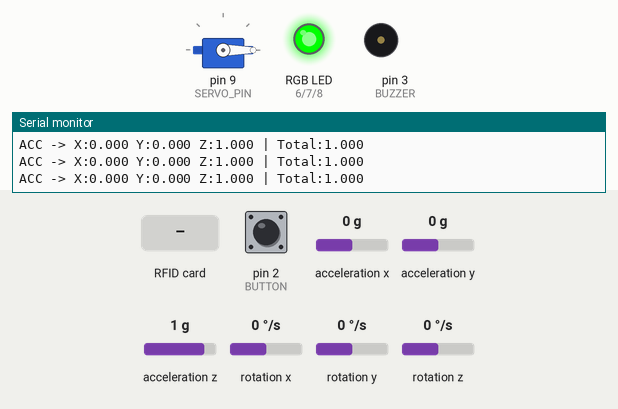
Bench run of a sketch on a simulated Arduino Uno, built with avr-gcc and run on an emulated ATmega328P. Shown: servo, an RGB LED mixed from three pins (HIGH = lit), buzzer (waves = sounding), the last lines printed to the serial monitor. Dashed ring = blinking. The inputs (shaded band) are chosen by the test bench; at power-on: acceleration x 0 g, pin 2 (BUTTON) HIGH, acceleration y 0 g, acceleration z 1 g, rotation x 0 °/s, rotation y 0 °/s, rotation z 0 °/s. Pins used as bus, display or sensor lines are not drawn.

Above: at 2.2 s.
2.3 s: RFID card 5E 7A 19 C4 held to the reader
At 3.4 s:
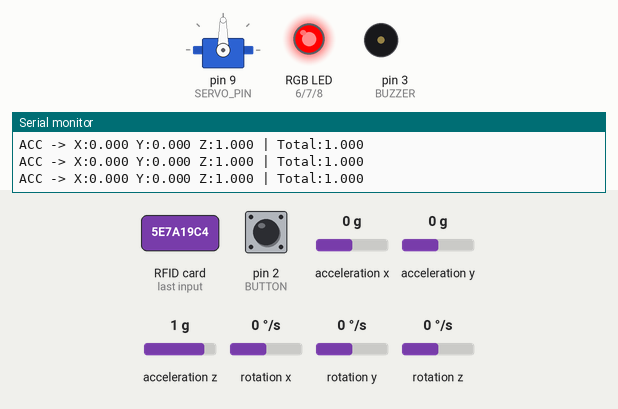
3.8 s: acceleration x set to -0.8 g
6.8 s: acceleration x set to -1.1 g
At 7.09 s:
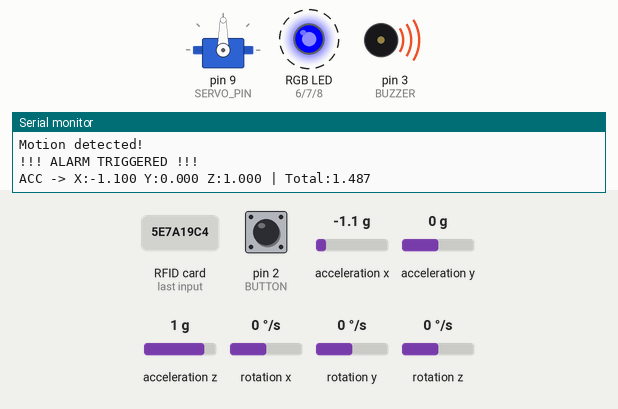
Timing chart, 0 to 15.8 s (numbered marks = the images above; inputs shaded):
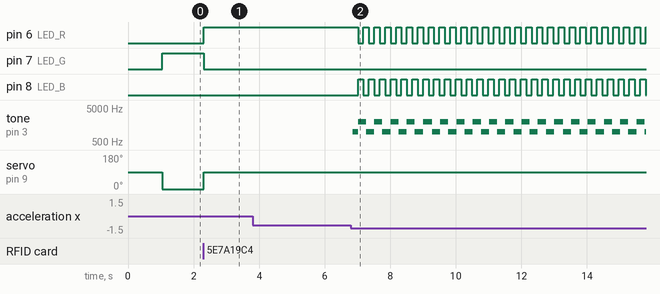

The sketch:

starter_code.ino
```cpp
/*
 * IBET Security Pouch — Arduino R4 Prototype (RFID + Motion + Logging)
 *
 * FEATURES:
 *  - RFID lock/unlock system
 *  - Servo locking mechanism
 *  - RGB status LED
 *  - Button-triggered alarm
 *  - Buzzer siren
 *  - MPU6050 motion detection (GY-87)
 *  - LIVE accelerometer logging to Serial Monitor
 */

#include <SPI.h>
#include <MFRC522.h>
#include <Servo.h>
#include <Wire.h>
#include <MPU6050_light.h>
#include <math.h>

// ── RFID ─────────────────────────────────────────────
#define SS_PIN    10
#define RST_PIN    5

// ── Outputs ──────────────────────────────────────────
#define SERVO_PIN  9
#define LED_R      6
#define LED_G      7
#define LED_B      8
#define BUZZER     3
#define BUTTON     2

// ── Servo positions ──────────────────────────────────
const int LOCKED_POS   = 90;
const int UNLOCKED_POS = 0;

// ── Alarm settings ───────────────────────────────────
const unsigned long ALARM_MAX_MS = 30000UL;
const float MOTION_THRESHOLD = 0.35;

// ── Hardware objects ─────────────────────────────────
MFRC522 rfid(SS_PIN, RST_PIN);
Servo lockServo;
MPU6050 mpu(Wire);

// ── RFID storage ─────────────────────────────────────
byte authUID[10];
byte authUIDLen = 0;
bool enrolled = false;

// ── State ────────────────────────────────────────────
bool locked = false;
bool alarmActive = false;

// ── Timing ───────────────────────────────────────────
unsigned long alarmStart = 0;
unsigned long lastBlink = 0;
unsigned long lastBtnMs = 0;
unsigned long lastLogMs = 0;

bool blinkOn = false;
bool lastBtn = HIGH;

// ── Motion baseline ──────────────────────────────────
float baseAccel = 1.0;

// ── LED helper ───────────────────────────────────────
void setLED(bool r, bool g, bool b) {
  digitalWrite(LED_R, r);
  digitalWrite(LED_G, g);
  digitalWrite(LED_B, b);
}

// ── Lock / Unlock ────────────────────────────────────
void applyLocked() {
  locked = true;
  lockServo.write(LOCKED_POS);
  setLED(true, false, false);
  Serial.println(">> LOCKED / ARMED");
}

void applyUnlocked() {
  locked = false;
  alarmActive = false;
  noTone(BUZZER);
  lockServo.write(UNLOCKED_POS);
  setLED(false, true, false);
  Serial.println(">> UNLOCKED / UNARMED");
}

// ── Alarm ────────────────────────────────────────────
void triggerAlarm() {
  if (!alarmActive) {
    alarmActive = true;
    alarmStart = millis();
    Serial.println("!!! ALARM TRIGGERED !!!");
  }
}

void updateAlarm() {
  if (!alarmActive) return;

  if (millis() - alarmStart > ALARM_MAX_MS) {
    alarmActive = false;
    noTone(BUZZER);
    setLED(true, false, false);
    Serial.println("Alarm auto-shutoff (still locked)");
    return;
  }

  if ((millis() / 250) % 2 == 0) tone(BUZZER, 2000);
  else tone(BUZZER, 1000);

  if (millis() - lastBlink > 150) {
    lastBlink = millis();
    blinkOn = !blinkOn;
    setLED(blinkOn, false, !blinkOn);
  }
}

// ── Button ───────────────────────────────────────────
void handleButton() {
  bool btn = digitalRead(BUTTON);

  if (btn == LOW && lastBtn == HIGH && millis() - lastBtnMs > 200) {
    lastBtnMs = millis();

    if (locked) {
      triggerAlarm();
    } else {
      Serial.println("Lock bag first to arm alarm.");
    }
  }

  lastBtn = btn;
}

// ── RFID ─────────────────────────────────────────────
bool uidMatches() {
  if (rfid.uid.size != authUIDLen) return false;

  for (byte i = 0; i < authUIDLen; i++) {
    if (rfid.uid.uidByte[i] != authUID[i]) return false;
  }

  return true;
}

void printUID() {
  Serial.print("UID:");
  for (byte i = 0; i < rfid.uid.size; i++) {
    Serial.print(" ");
    Serial.print(rfid.uid.uidByte[i], HEX);
  }
  Serial.println();
}

void handleRFID() {
  if (!rfid.PICC_IsNewCardPresent()) return;
  if (!rfid.PICC_ReadCardSerial()) return;

  printUID();

  if (!enrolled) {
    authUIDLen = rfid.uid.size;
    for (byte i = 0; i < authUIDLen; i++)
      authUID[i] = rfid.uid.uidByte[i];

    enrolled = true;
    Serial.println("Tag enrolled");
    applyLocked();

  } else if (uidMatches()) {

    if (locked) applyUnlocked();
    else applyLocked();

  } else {
    Serial.println("Wrong tag");

    setLED(false, false, true);
    delay(300);

    if (locked) setLED(true, false, false);
    else setLED(false, true, false);
  }

  rfid.PICC_HaltA();
  rfid.PCD_StopCrypto1();
}

// ── Motion detection ────────────────────────────────
void handleMotion() {
  if (!locked) return;

  mpu.update();

  float ax = mpu.getAccX();
  float ay = mpu.getAccY();
  float az = mpu.getAccZ();

  float totalAccel = sqrt(ax * ax + ay * ay + az * az);
  float delta = abs(totalAccel - baseAccel);

  // Trigger alarm if moved too much
  if (!alarmActive && delta > MOTION_THRESHOLD) {
    Serial.println("Motion detected!");
    triggerAlarm();
  }
}

// ── ACCELEROMETER LOGGING ───────────────────────────
void logAccelerometer() {
  if (millis() - lastLogMs < 200) return; // 5 Hz logging
  lastLogMs = millis();

  mpu.update();

  float ax = mpu.getAccX();
  float ay = mpu.getAccY();
  float az = mpu.getAccZ();

  float total = sqrt(ax * ax + ay * ay + az * az);

  Serial.print("ACC -> X:");
  Serial.print(ax, 3);
  Serial.print(" Y:");
  Serial.print(ay, 3);
  Serial.print(" Z:");
  Serial.print(az, 3);
  Serial.print(" | Total:");
  Serial.println(total, 3);
}

// ── Setup ────────────────────────────────────────────
void setup() {
  Serial.begin(9600);

  SPI.begin();
  rfid.PCD_Init();

  Wire.begin();

  mpu.begin();
  mpu.calcOffsets(true, true);

  baseAccel = 1.0;

  lockServo.attach(SERVO_PIN);

  pinMode(LED_R, OUTPUT);
  pinMode(LED_G, OUTPUT);
  pinMode(LED_B, OUTPUT);
  pinMode(BUZZER, OUTPUT);
  pinMode(BUTTON, INPUT_PULLUP);

  applyUnlocked();

  Serial.println("=== IBET Security Pouch Ready ===");
  Serial.println("Accelerometer logging enabled (5 Hz)");
}

// ── Loop ─────────────────────────────────────────────
void loop() {
  handleButton();
  handleRFID();
  updateAlarm();
  handleMotion();

  // LIVE sensor output
  logAccelerometer();
}
```

Measured:
- the behaviour switches between -0.9 and -1 g on acceleration x (found by bisection; images 1 and 2)
- after the input at 2.3 s, pin 6 (LED_R): LOW → HIGH at once; pin 7 (LED_G): HIGH → LOW at once; servo on pin 9 (SERVO_PIN): 0° → 90° at once
- after the input at 6.8 s, pin 6 (LED_R): alternates HIGH for 0.17 s and LOW for 0.16 s, starting after 0.22 s; pin 8 (LED_B): alternates HIGH for 0.16 s and LOW for 0.17 s, starting after 0.22 s; tone on pin 3 (BUZZER): silent → 1000 Hz after 0.05 s, then repeats every 0.50 s: 2000 Hz 0.25 s, 1000 Hz 0.25 s
